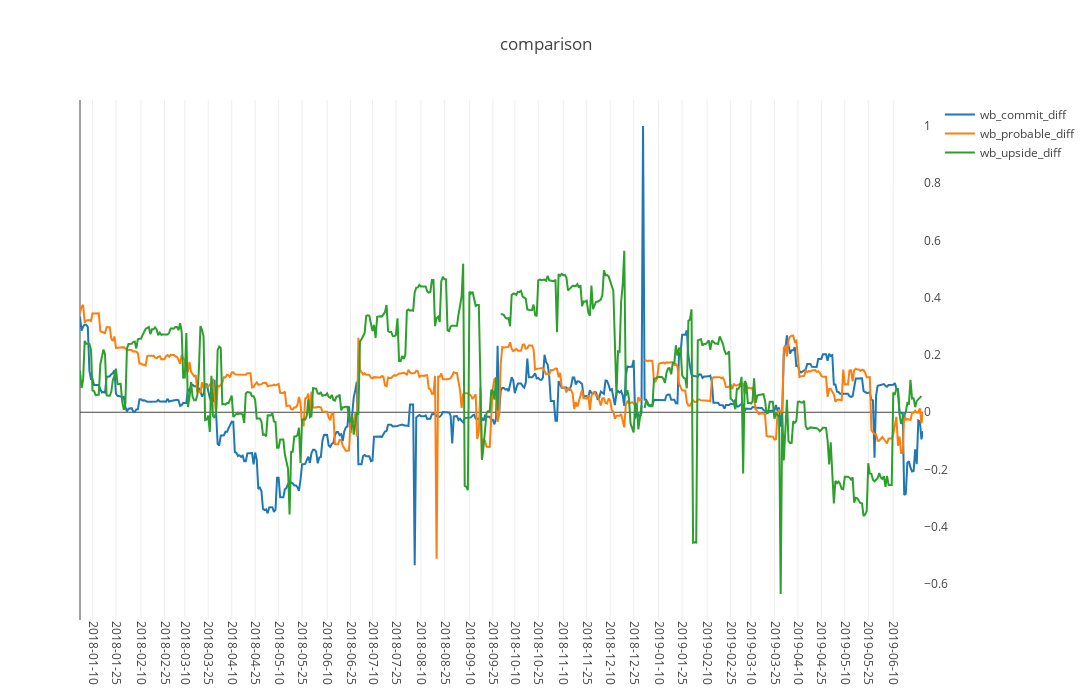

The notebook cell this image was saved under:
### Code cell
df = val_intersection[(val_intersection.GLOBAL_01_CODE=='AP')].reset_index(drop=True)
compares = ['wb_commit_diff', 'wb_probable_diff', 'wb_upside_diff']

visulization_all(df, compares)

### Figure 1 — Plotly figure (JSON) as saved in the notebook; plotly's stock layout.template omitted (floating-point values rounded to 4 significant figures; data arrays with more than 128 entries replaced by an {"elided": "..."} marker saying what was removed)
{"data": [{"mode": "lines", "name": "wb_commit_diff", "type": "scatter", "uid": "924cc2c2-fb00-4e38-a533-506fbb57e004", "x": {"elided": "540 int values"}, "y": {"elided": "540 float values"}}, {"mode": "lines", "name": "wb_probable_diff", "type": "scatter", "uid": "81251529-fe54-497b-b39e-3a67e98689c3", "x": {"elided": "540 int values"}, "y": {"elided": "540 float values"}}, {"mode": "lines", "name": "wb_upside_diff", "type": "scatter", "uid": "20cfd516-d8ae-4df7-ab3f-e63d6dee9502", "x": {"elided": "540 int values"}, "y": {"elided": "540 float values"}}], "layout": {"autosize": false, "height": 700, "title": {"text": "comparison"}, "width": 1300, "xaxis": {"autorange": true, "range": [0, 539], "showticklabels": true, "tickangle": 90, "ticktext": ["2018-01-10", "2018-01-25", "2018-02-10", "2018-02-25", "2018-03-10", "2018-03-25", "2018-04-10", "2018-04-25", "2018-05-10", "2018-05-25", "2018-06-10", "2018-06-25", "2018-07-10", "2018-07-25", "2018-08-10", "2018-08-25", "2018-09-10", "2018-09-25", "2018-10-10", "2018-10-25", "2018-11-10", "2018-11-25", "2018-12-10", "2018-12-25", "2019-01-10", "2019-01-25", "2019-02-10", "2019-02-25", "2019-03-10", "2019-03-25", "2019-04-10", "2019-04-25", "2019-05-10", "2019-05-25", "2019-06-10"], "tickvals": [8, 23, 39, 54, 67, 82, 97, 112, 127, 142, 158, 173, 187, 202, 218, 233, 249, 264, 278, 293, 309, 324, 339, 354, 370, 385, 401, 416, 429, 444, 459, 474, 489, 504, 520], "type": "linear"}, "yaxis": {"autorange": true, "overlaying": "y", "range": [-0.7257, 1.091], "showgrid": false, "showticklabels": true, "side": "right", "type": "linear"}}}
